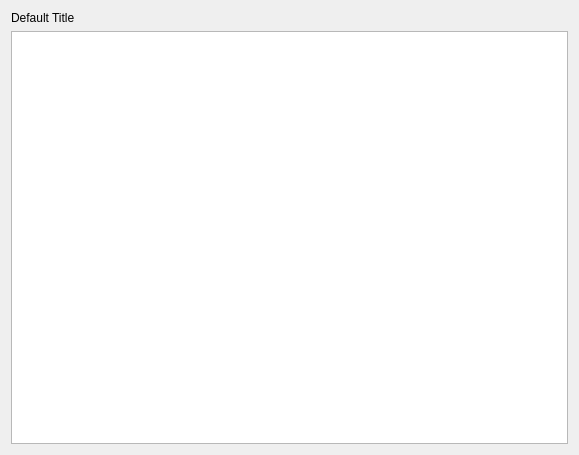
<?xml version="1.0" encoding="UTF-8"?>
<ui version="4.0">
 <class>SubautomataWindow</class>
 <widget class="QWidget" name="SubautomataWindow">
  <property name="geometry">
   <rect>
    <x>0</x>
    <y>0</y>
    <width>579</width>
    <height>455</height>
   </rect>
  </property>
  <property name="windowTitle">
   <string>Form</string>
  </property>
  <layout class="QVBoxLayout" name="verticalLayout">
   <item>
    <widget class="QLabel" name="title">
     <property name="text">
      <string>Default Title</string>
     </property>
    </widget>
   </item>
   <item>
    <widget class="QGraphicsView" name="schema"/>
   </item>
  </layout>
 </widget>
 <resources/>
 <connections/>
</ui>
